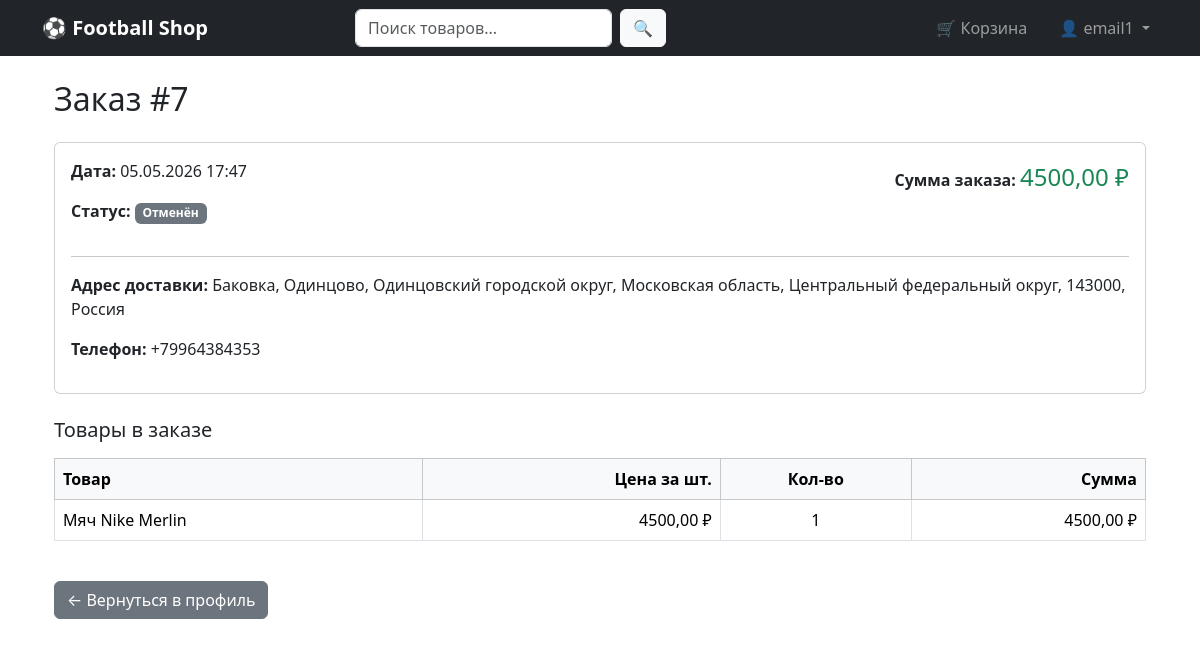
/order/7/ (signed in), run on the app's committed database.
### shop/models.py (models this page shows, shortened)
class Order(models.Model):
    STATUS_CHOICES = [
        ('pending', 'В обработке'),
        ('confirmed', 'Подтверждён'),
        ('shipped', 'Отправлен'),
        ('delivered', 'Доставлен'),
        ('cancelled', 'Отменён'),
    ]
    user = models.ForeignKey(User, on_delete=models.CASCADE, verbose_name="Пользователь")
    created_at = models.DateTimeField(auto_now_add=True, verbose_name="Дата создания")
    status = models.CharField(max_length=20, choices=STATUS_CHOICES, default='pending', verbose_name="Статус")
    total_amount = models.DecimalField(max_digits=10, decimal_places=2, default=0, verbose_name="Сумма заказа")
    address = models.TextField(verbose_name="Адрес доставки", blank=True, null=True)
    phone = models.CharField(max_length=20, verbose_name="Телефон", blank=True, null=True)
    comment = models.TextField(blank=True, null=True, verbose_name="Комментарий к заказу")
    class Meta:
        ordering = ['-created_at']
        verbose_name = "Заказ"
        verbose_name_plural = "Заказы"

class OrderItem(models.Model):
    order = models.ForeignKey(Order, on_delete=models.CASCADE, related_name='items')
    product = models.ForeignKey('Product', on_delete=models.PROTECT)
    quantity = models.PositiveIntegerField()
    price_at_purchase = models.DecimalField(max_digits=10, decimal_places=2)  # цена на момент покупки
    class Meta:
        verbose_name = "Товар в заказе"
        verbose_name_plural = "Товары в заказе"

class Product(models.Model):
    category = models.ForeignKey(Category, on_delete=models.CASCADE, related_name='products')
    GENDER_CHOICES = [
        ('male', 'Мужское'),
        ('female', 'Женское'),
        ('kids', 'Детское'),
        ('unisex', 'Унисекс / Инвентарь'),
    ]
    gender = models.CharField(
        max_length=10,
        choices=GENDER_CHOICES,
        default='unisex',
        verbose_name="Пол / Категория"
    )
    tags = models.ManyToManyField(Tag, blank=True, related_name='products')
    name = models.CharField(max_length=200, verbose_name="Название")
    slug = models.SlugField(max_length=250, unique=True, blank=True)
    description = models.TextField()
    price = models.DecimalField(max_digits=10, decimal_places=2, validators=[MinValueValidator(0)])
    stock = models.PositiveIntegerField(default=0, verbose_name="На складе")
    image = models.ImageField(upload_to='products/', blank=True, null=True)
    is_available = models.BooleanField(default=True)
    created_at = models.DateTimeField(auto_now_add=True)
    updated_at = models.DateTimeField(auto_now=True)
    class Meta:
        verbose_name = "Товар"
        verbose_name_plural = "Товары"
        ordering = ['-created_at']

### shop/views.py (the view)
# urls.py: path('order/<int:order_id>/', views.order_detail, name='order_detail'),
@login_required
def order_detail(request, order_id):
    order = get_object_or_404(Order, id=order_id, user=request.user)
    for item in order.items.all():
        item.subtotal = round(float(item.price_at_purchase) * item.quantity, 2)
    return render(request, 'shop/order_detail.html', {
        'order': order,
    })

### templates/shop/order_detail.html (shortened to what this page needs)
{% extends 'base.html' %}
{% block content %}
<div class="container">
    <h2 class="mb-4">Заказ #{{ order.id }}</h2>
    <div class="card mb-4">
        <div class="card-body">
            <div class="row">
                <div class="col-md-6">
                    <p><strong>Дата:</strong> {{ order.created_at|date:"d.m.Y H:i" }}</p>
                    <p><strong>Статус:</strong>
                        <span class="badge
                            {% if order.status == 'pending' %}bg-warning
                            {% elif order.status == 'confirmed' %}bg-info
                            {% elif order.status == 'shipped' %}bg-primary
                            {% elif order.status == 'delivered' %}bg-success
                            {% else %}bg-secondary{% endif %}">
                            {{ order.get_status_display }}
                        </span>
                    </p>
                </div>
                <div class="col-md-6 text-end">
                    <p><strong>Сумма заказа:</strong> <span class="fs-4 text-success">{{ order.total_amount|floatformat:2 }} ₽</span></p>
                </div>
            </div>
            <hr>
            <p><strong>Адрес доставки:</strong> {{ order.address }}</p>
            <p><strong>Телефон:</strong> {{ order.phone }}</p>
        </div>
    </div>
    <h5 class="mb-3">Товары в заказе</h5>
    <div class="table-responsive">
        <table class="table table-bordered">
            <thead class="table-light">
                <tr>
                    <th>Товар</th>
                    <th class="text-end">Цена за шт.</th>
                    <th class="text-center">Кол-во</th>
                    <th class="text-end">Сумма</th>
                </tr>
            </thead>
            <tbody>
                {% for item in order.items.all %}
                <tr>
                    <td>{{ item.product.name }}</td>
                    <td class="text-end">{{ item.price_at_purchase|floatformat:2 }} ₽</td>
                    <td class="text-center">{{ item.quantity }}</td>
                    <td class="text-end">{{ order.total_amount|floatformat:2 }} ₽</td>
                </tr>
                {% endfor %}
            </tbody>
        </table>
    </div>
    <a href="{% url 'accounts:profile' %}" class="btn btn-secondary mt-4">← Вернуться в профиль</a>
</div>
{% endblock %}

### templates/base.html (shortened to what this page needs)
<!DOCTYPE html>
<html lang="ru">
<head>
    <link href="https://cdn.jsdelivr.net/npm/bootstrap@5.3.3/dist/css/bootstrap.min.css" rel="stylesheet">
    <link href="https://cdn.jsdelivr.net/npm/bootstrap-icons@1.11.3/font/bootstrap-icons.css" rel="stylesheet">
</head>
<body>
    <nav class="navbar navbar-expand-lg navbar-dark bg-dark">
        <div class="container">
            <a class="navbar-brand fw-bold" href="{% url 'shop:index' %}">
                ⚽ Football Shop
            </a>
            <div class="collapse navbar-collapse" id="navbarNav">
                <form class="d-flex mx-auto" style="max-width: 420px;" method="get" action="{% url 'shop:search' %}">
                    <input type="text" name="q" class="form-control" placeholder="Поиск товаров..." value="{{ request.GET.q }}">
                    <button type="submit" class="btn btn-light ms-2">🔍</button>
                </form>
                <ul class="navbar-nav ms-auto align-items-center">
                    {% if user.is_authenticated %}
                        <li class="nav-item me-3">
                            <a class="nav-link position-relative" href="{% url 'shop:cart' %}">
                                🛒 Корзина
                            </a>
                        </li>
                        <li class="nav-item dropdown">
                            <a class="nav-link dropdown-toggle" href="#" role="button" data-bs-toggle="dropdown">
                                👤 {{ user.username }}
                            </a>
                        </li>
                    {% endif %}
                </ul>
            </div>
        </div>
    </nav>
    <div class="container mt-4">
        {% block content %}
        {% endblock %}
    </div>
</body>
</html>

### data on the page
Order: id "7", created_at "05.05.2026 17:47", status "Отменён", total_amount "4500,00", address "Баковка, Одинцово, Одинцовский городской округ, Московская область, Центральный федеральный округ, 143000, Россия", phone "+79964384353"
OrderItem: product.name "Мяч Nike Merlin", price_at_purchase "4500,00", quantity "1"

### other printed values
{{ user.username }} "email1"
